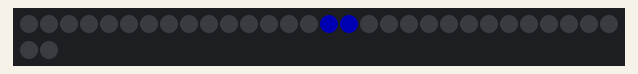
Simulated run of this sketch. Board: Arduino Uno, built with avr-gcc and run on an emulated ATmega328P. Parts: 32 RGB LEDs in strip order, left to right, continuing on the next row. Dim RGB values are drawn brighter than linear; random numbers use the default seed unless the sketch sets one.

Above: at 0.1 s.
At 2.5 s:
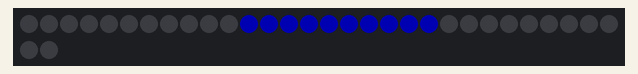
At 4.9 s:
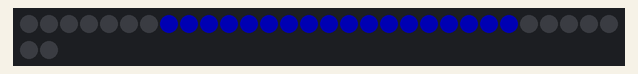
At 7.4 s:
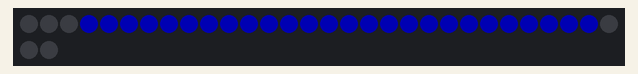
At 9.89 s:
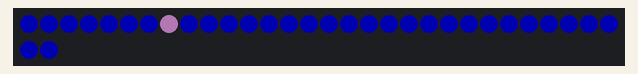
At 39.77 s:
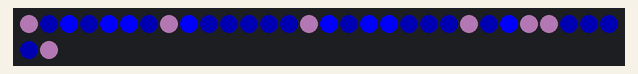

The sketch:

raining.ino
```cpp
#include "LPD8806.h"
#include "SPI.h"

// Parameters to configure a strip
#define dataPin 5
#define clockPin 6
#define numOfPixels 32


LPD8806 strip = LPD8806(numOfPixels, dataPin, clockPin);

// Colors
uint32_t colorPixel[numOfPixels];
uint32_t blue = strip.Color(0,0,30);
uint32_t lightblue = strip.Color(0,0,120);
uint32_t gray = strip.Color(30,20,30);


void setup() {
  resetColors(0);
  strip.begin();
  spreadColor(600, blue,0);
}

void loop() {
  int raindrop = random(numOfPixels);
  if (colorPixel[raindrop] == blue) {
    int cpic = random(2);
    if (cpic == 0) {
      colorPixel[raindrop] = lightblue;
    } else {
      colorPixel[raindrop] = gray;
    }
  } else {
    colorPixel[raindrop] = blue;
  }
  showStrip(10);
}

void spreadColor(int wait, uint32_t color, int edgelimit) {
  int spreadsize = numOfPixels / 2;
  int i;
  for (i = 0; i < (spreadsize - edgelimit); i++) {
    colorPixel[spreadsize+i] = color;
    colorPixel[spreadsize-(i+1)] = color;
    showStrip(wait);
  }
}

void shiftPixelDown(int startPixel) {
  int i;
  for (i = 0; i < startPixel; i++) {
    colorPixel[i] = colorPixel[i + 1];
  }
}

/**
   Show the strip and prep for next
*/
void showStrip(int wait) {
  int i;
  for (i = 0; i < numOfPixels; i++) {
    strip.setPixelColor(i, colorPixel[i]);
  }
  strip.show();
  delay(wait);
}

/**
   Set all LED to one color
*/
void resetColors(uint32_t color) {
  int i;
  for (i = 0; i < numOfPixels; i++) {
    colorPixel[i] = color;
    strip.setPixelColor(i, color);
  }
}
```
